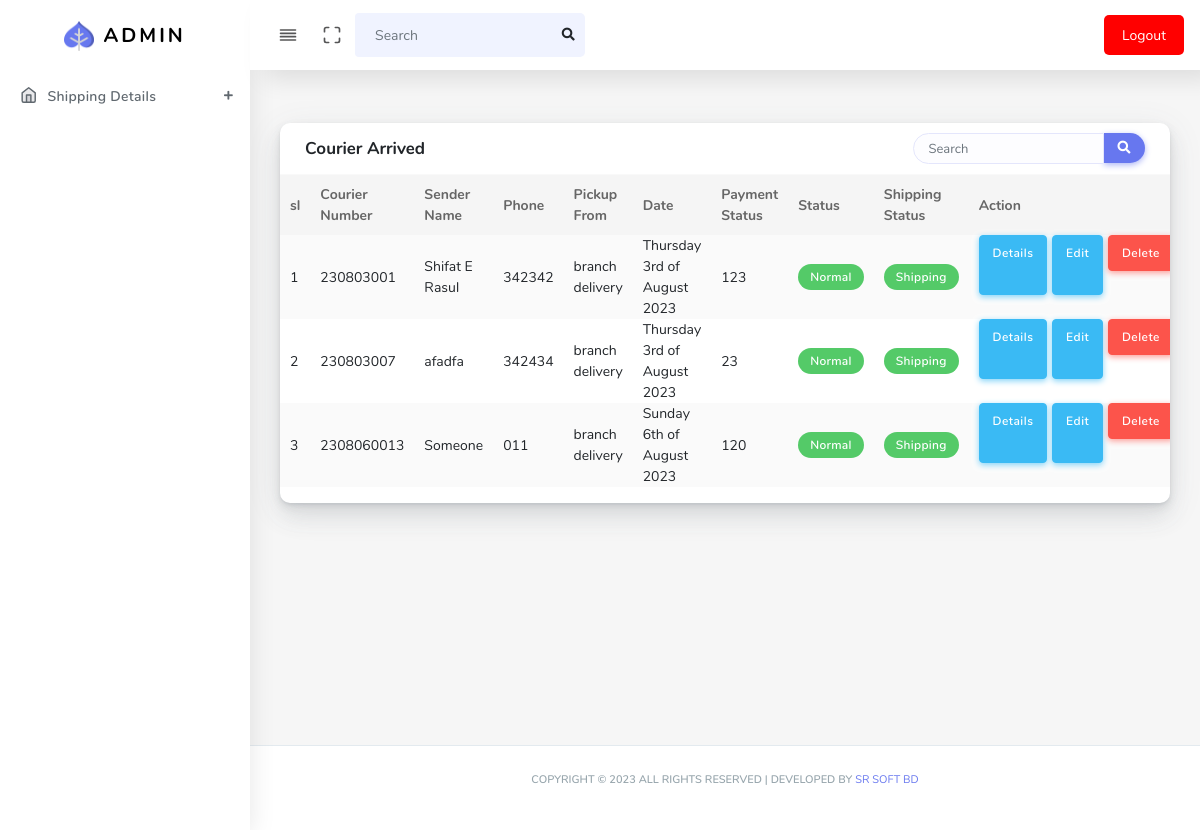
The app's page /shipping_details.php (signed in) with its own data.
### tables this page shows
CREATE TABLE `courier_package` (
  `id` int(11) NOT NULL,
  `c_number` varchar(100) NOT NULL,
  `category_name` varchar(255) NOT NULL,
  `branch_name` varchar(255) NOT NULL,
  `pickup_type` varchar(255) NOT NULL,
  `date` varchar(255) NOT NULL,
  `status` varchar(255) NOT NULL,
  `sender_name` varchar(255) NOT NULL,
  `s_phone` varchar(110) NOT NULL,
  `s_address` varchar(255) NOT NULL,
  `r_name` varchar(255) NOT NULL,
  `r_phone` varchar(110) NOT NULL,
  `r_address` varchar(255) NOT NULL,
  `c_charge` int(11) NOT NULL,
  `paid_amount` int(11) NOT NULL,
  `due_amount` int(11) NOT NULL,
  `shipping_status` int(11) NOT NULL,
  `thana` varchar(255) NOT NULL,
  `district` varchar(255) NOT NULL,
  `division` varchar(255) NOT NULL,
  `sender_branch` varchar(120) NOT NULL,
  `driver_name` varchar(255) NOT NULL,
  `vehicle_number` varchar(255) NOT NULL
);

### shipping_details.php (the view, shortened to what this page needs)
<?php
include("header.php");
?>
<section class="section">
    <div class="section-body">
        <div class="row">
            <div class="col-12">
                <div class="card">
                    <div class="card-header">
                        <h4>Courier Arrived</h4>
                        <div class="card-header-action">
                            <form>
                                <div class="input-group">
                                    <input type="text" class="form-control" placeholder="Search">
                                    <div class="input-group-btn">
                                        <button class="btn btn-primary"><i class="fas fa-search"></i></button>
                                    </div>
                                </div>
                            </form>
                        </div>
                    </div>
                    <div class="card-body p-0">
                        <div class="table-responsive">
                            <table class="table table-striped table-hover" id="tableExport" style="width:100%;">
                                <thead>
                                    <tr>
                                        <th>sl</th>
                                        <th>Courier Number</th>
                                        <th>Sender Name</th>
                                        <th>Phone</th>
                                        <th>Pickup From</th>
                                        <th>Date</th>
                                        <th>Payment Status</th>
                                        <th>Status</th>
                                        <th>Shipping Status</th>
                                        <th>Action</th>
                                    </tr>
                                </thead>
                                <tbody>
                                    <?php
                                    $count = 0;
                                    $sql = "SELECT * FROM courier_package where shipping_status='2' ORDER BY id ASC";
                                    $result = $conn->query($sql);
                                    if ($result->num_rows > 0) {
                                        while ($row = $result->fetch_assoc()) {
                                            $count++;
                                            $s_S = $row['shipping_status'];
                                            if ($s_S == 2) {
                                                $shipping_status = "Shipping";
                                            }
                                    ?>
                                            <tr>
                                                <td><?php echo $count ?></td>
                                                <td><?php echo $row['c_number'] ?></td>
                                                <td><?php echo $row['sender_name'] ?></td>
                                                <td><?php echo $row['s_phone'] ?></td>
                                                <td><?php echo $row['pickup_type'] ?></td>
                                                <td><?php echo $row['date'] ?></td>
                                                <td><?php echo $row['paid_amount'] ?></td>
                                                <td>
                                                    <div class="badge badge-success"><?php echo $row['status'] ?></div>
                                                </td>
                                                <td>
                                                    <div class="badge badge-success"><?php echo $shipping_status ?></div>
                                                </td>
                                                <td style="display: inline-flex;">
                                                    <a href="courier_send_details.php?id=<?php echo $row['id'] ?>" class="btn btn-icon btn-info custom_btn_info" style="margin-right: 5px">Details</a>
                                                    <a href="courier_list_edit.php?id=<?php echo $row['id'] ?>" class="btn btn-icon btn-info custom_btn_info">Edit</a>
                                                    <form action="courier_list_delete.php?id=<?php echo $row['id'] ?>" method="post">
                                                        <button type="submit" class="btn btn-icon btn-danger" style="margin-left: 5px">Delete</button>
                                                    </form>
                                                </td>
                                            </tr>
                                    <?php }
                                    } ?>
                                </tbody>
                            </table>
                        </div>
                    </div>
                </div>
            </div>
        </div>
    </div>
</section>
<?php include("footer.php"); ?>

### records on screen
courier_package: c_number "230803001", sender_name "Shifat E Rasul", s_phone "342342", pickup_type "branch delivery", date "Thursday 3rd of August 2023", paid_amount "123", status "Normal", shipping_status "Shipping"
courier_package: c_number "230803007", sender_name "afadfa", s_phone "342434", pickup_type "branch delivery", date "Thursday 3rd of August 2023", paid_amount "23", status "Normal", shipping_status "Shipping"
courier_package: c_number "2308060013", sender_name "Someone", s_phone "011", pickup_type "branch delivery", date "Sunday 6th of August 2023", paid_amount "120", status "Normal", shipping_status "Shipping"
